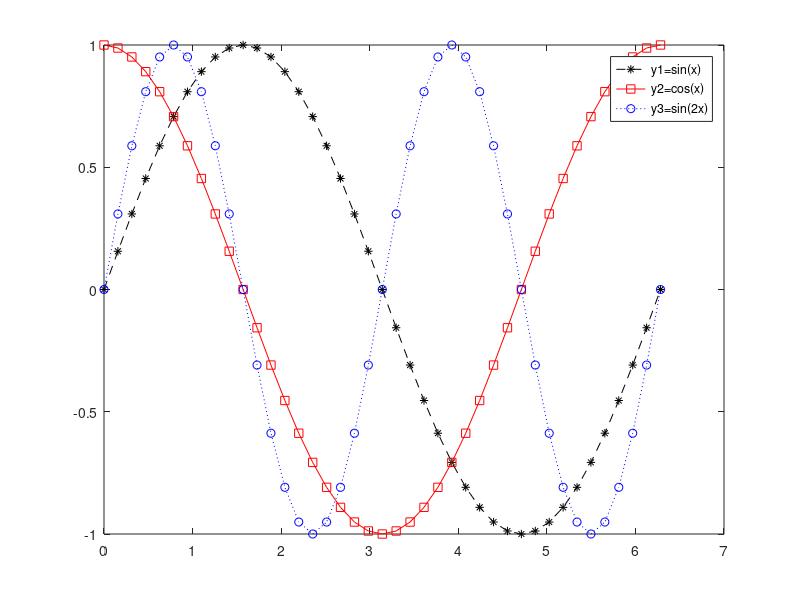
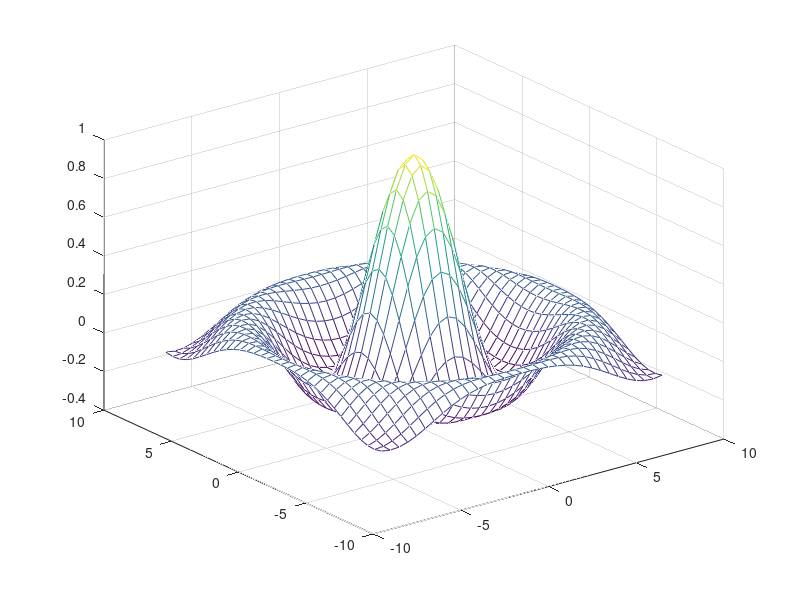
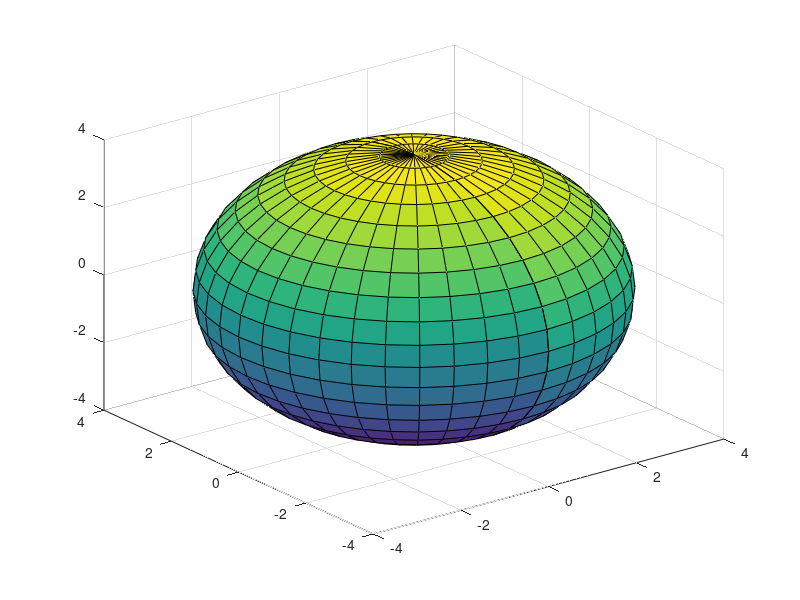

These charts were generated, in order, by the following MATLAB code:
x=[0:pi/20:2*pi];
y1=sin(x);y2=cos(x);y3=sin(2*x);
figure(1);
plot(x,y1,'k--*',x,y2,'r-s',x,y3,'b:o');
legend('y1=sin(x)','y2=cos(x)','y3=sin(2x)');
clear;
x=-8:0.5:8; y=-8:0.5:8;
[X,Y]=meshgrid(x,y);
r=sqrt(X.^2+Y.^2)+eps;
Z=sin(r)./r;
figure(2);
mesh(X,Y,Z);
clear;
v=[0:pi/20:2*pi];u=[-pi/2:pi/20:pi/2];
[V,U]=meshgrid(v,u);
X=4*sin(V).*cos(U);Y=4*sin(V).*sin(U);Z=4*cos(V);
figure(3);
surf(X,Y,Z);
